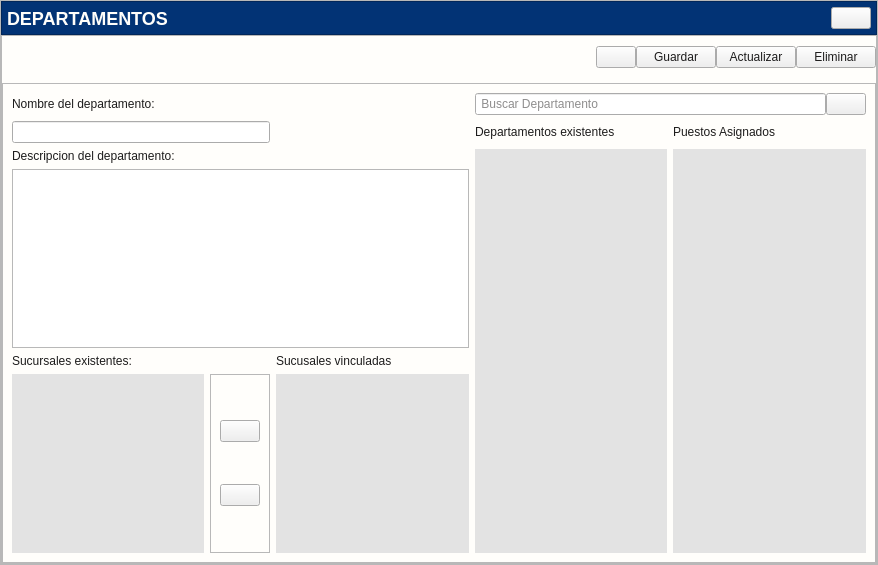
<?xml version="1.0" encoding="UTF-8"?>
<ui version="4.0">
 <class>Control_departamentos</class>
 <widget class="QWidget" name="Control_departamentos">
  <property name="geometry">
   <rect>
    <x>0</x>
    <y>0</y>
    <width>878</width>
    <height>565</height>
   </rect>
  </property>
  <property name="windowTitle">
   <string>Form</string>
  </property>
  <property name="styleSheet">
   <string notr="true">*{color: #1d1c1c;}
#Control_departamentos{
background: #fffefb;
}
[objectName*=&quot;contenedor&quot;]{
background: #fffefb;
border:none;
}
#contenedor_encabezado{
background: #023375;
}
#etiquetaTituloEncabezado{
color: #fffefb;
font-size:18px;
font-weight:bold;
font-family:Arial;
}
[objectName*=&quot;etiqueta_&quot;]{
color: #1d1c1c;
font-size:14px;
font-weight:bold;
font-family:Arial;
}
#etiqueta_buscardepartamento{
max-width:25px;
max-height:25px;
width:25px;
height:25px;
}
[objectName*=&quot;etiquetasubtitulo_&quot;]{
color: #1d1c1c;
font-size:15px;
font-weight:bold;
font-family:Arial;
}
[objectName*=&quot;btn_btn_&quot;]{
color:#fffefb;
font-size:14px;
font-family:Arial;
font-weight:bold;
background: #023375;
border:none;
border-radius: 5px;
padding-left:5px;
padding-right: 5px;
height:25px;
margin-left: 3px;
margin-right:3px;
}
[objectName*=&quot;btn_btn_&quot;]:hover{
background: #2196F3;
}
#btn_btn_eliminar:hover{
background:#EE1D52;
}
[objectName*=&quot;txt_&quot;]{
background: #F5F5F5;
font-size: 12px;
border: none;
border-radius: 5px;
border-bottom: 1px solid #1d1c1c;
font-family:Arial;
}
[objectName*=&quot;txt_&quot;]:focus{
background: #F5F5F5;
border-bottom: 2px solid #023375;
}
[objectName*=&quot;txtlargo_&quot;]{
background: #F5F5F5;
font-size: 12px;
border: none;
border-radius: 5px;
border-bottom: 1px solid #1d1c1c;
font-family:Arial;
height: 100px;
max-height: 100px;
}
[objectName*=&quot;txtlargo_&quot;]:focus{
background: #F5F5F5;
border-bottom: 2px solid #023375;
}
QListWidget {
    font-family: Arial;
    font-size: 14px;
	background: #E3E3E3;
border:none;
}
/* Barra vertical */
QListWidget::vertical-scrollbar {
    border: 1px solid gray;
    background: #023375;
    width: 10px;  /* Tamaño de la barra vertical */
    border-radius: 4px;
}

/* Manejador de la barra vertical */
QListWidget::vertical-scrollbar::handle {
    background: #023375;  /* Color del &quot;manejador&quot; */
    min-height: 20px;  /* Altura mínima del manejador */
    border-radius: 4px;
}

/* Barra horizontal */
QListWidget::horizontal-scrollbar {
    background: #023375;
    height: 10px;  /* Tamaño de la barra horizontal */
    border-radius: 4px;
}

/* Manejador de la barra horizontal */
QListWidget::horizontal-scrollbar::handle {
    background: #023375;  /* Color del &quot;manejador&quot; */
    height: 10px;  /* Altura del manejador horizontal */
    border-radius: 4px;
}
</string>
  </property>
  <layout class="QGridLayout" name="gridLayout_6">
   <property name="leftMargin">
    <number>0</number>
   </property>
   <property name="topMargin">
    <number>0</number>
   </property>
   <property name="rightMargin">
    <number>0</number>
   </property>
   <property name="bottomMargin">
    <number>0</number>
   </property>
   <property name="spacing">
    <number>0</number>
   </property>
   <item row="0" column="0">
    <widget class="QFrame" name="frame">
     <property name="frameShape">
      <enum>QFrame::Shape::StyledPanel</enum>
     </property>
     <property name="frameShadow">
      <enum>QFrame::Shadow::Raised</enum>
     </property>
     <layout class="QGridLayout" name="gridLayout">
      <property name="leftMargin">
       <number>0</number>
      </property>
      <property name="topMargin">
       <number>0</number>
      </property>
      <property name="rightMargin">
       <number>0</number>
      </property>
      <property name="bottomMargin">
       <number>0</number>
      </property>
      <property name="spacing">
       <number>0</number>
      </property>
      <item row="0" column="0">
       <widget class="QFrame" name="contenedor_encabezado">
        <property name="frameShape">
         <enum>QFrame::Shape::StyledPanel</enum>
        </property>
        <property name="frameShadow">
         <enum>QFrame::Shadow::Raised</enum>
        </property>
        <layout class="QHBoxLayout" name="horizontalLayout">
         <property name="spacing">
          <number>5</number>
         </property>
         <property name="leftMargin">
          <number>5</number>
         </property>
         <property name="topMargin">
          <number>5</number>
         </property>
         <property name="rightMargin">
          <number>5</number>
         </property>
         <property name="bottomMargin">
          <number>5</number>
         </property>
         <item>
          <widget class="QLabel" name="etiquetaTituloEncabezado">
           <property name="text">
            <string>DEPARTAMENTOS</string>
           </property>
          </widget>
         </item>
         <item>
          <spacer name="horizontalSpacer_3">
           <property name="orientation">
            <enum>Qt::Orientation::Horizontal</enum>
           </property>
           <property name="sizeHint" stdset="0">
            <size>
             <width>692</width>
             <height>20</height>
            </size>
           </property>
          </spacer>
         </item>
         <item>
          <widget class="QPushButton" name="btn_cerrar">
           <property name="cursor">
            <cursorShape>PointingHandCursor</cursorShape>
           </property>
           <property name="text">
            <string/>
           </property>
           <property name="icon">
            <iconset resource="../../Source/ibootstrap.qrc">
             <normaloff>:/Icons/Bootstrap/x-lg.svg</normaloff>:/Icons/Bootstrap/x-lg.svg</iconset>
           </property>
          </widget>
         </item>
        </layout>
       </widget>
      </item>
      <item row="1" column="0">
       <widget class="QFrame" name="contenedor">
        <property name="frameShape">
         <enum>QFrame::Shape::StyledPanel</enum>
        </property>
        <property name="frameShadow">
         <enum>QFrame::Shadow::Raised</enum>
        </property>
        <layout class="QGridLayout" name="gridLayout_2">
         <property name="leftMargin">
          <number>0</number>
         </property>
         <property name="topMargin">
          <number>10</number>
         </property>
         <property name="rightMargin">
          <number>0</number>
         </property>
         <property name="bottomMargin">
          <number>0</number>
         </property>
         <property name="horizontalSpacing">
          <number>0</number>
         </property>
         <property name="verticalSpacing">
          <number>15</number>
         </property>
         <item row="0" column="5">
          <widget class="QPushButton" name="btn_btn_eliminar">
           <property name="cursor">
            <cursorShape>PointingHandCursor</cursorShape>
           </property>
           <property name="text">
            <string>Eliminar</string>
           </property>
           <property name="icon">
            <iconset resource="../../Source/iconosSVG.qrc">
             <normaloff>:/iconosBlancos/Icons/iconos/Blanco/eliminar_blanco.svg</normaloff>:/iconosBlancos/Icons/iconos/Blanco/eliminar_blanco.svg</iconset>
           </property>
           <property name="iconSize">
            <size>
             <width>24</width>
             <height>24</height>
            </size>
           </property>
          </widget>
         </item>
         <item row="0" column="3">
          <widget class="QPushButton" name="btn_btn_guardar">
           <property name="cursor">
            <cursorShape>PointingHandCursor</cursorShape>
           </property>
           <property name="text">
            <string>Guardar</string>
           </property>
           <property name="icon">
            <iconset resource="../../Source/iconosSVG.qrc">
             <normaloff>:/iconosBlancos/Icons/iconos/Blanco/guardar_blanco.svg</normaloff>:/iconosBlancos/Icons/iconos/Blanco/guardar_blanco.svg</iconset>
           </property>
           <property name="iconSize">
            <size>
             <width>24</width>
             <height>24</height>
            </size>
           </property>
          </widget>
         </item>
         <item row="0" column="4">
          <widget class="QPushButton" name="btn_btn_actualizar">
           <property name="cursor">
            <cursorShape>PointingHandCursor</cursorShape>
           </property>
           <property name="text">
            <string>Actualizar</string>
           </property>
           <property name="icon">
            <iconset resource="../../Source/iconosSVG.qrc">
             <normaloff>:/iconosBlancos/Icons/iconos/Blanco/actualizar_blanco.svg</normaloff>:/iconosBlancos/Icons/iconos/Blanco/actualizar_blanco.svg</iconset>
           </property>
           <property name="iconSize">
            <size>
             <width>24</width>
             <height>24</height>
            </size>
           </property>
          </widget>
         </item>
         <item row="0" column="1">
          <spacer name="horizontalSpacer">
           <property name="orientation">
            <enum>Qt::Orientation::Horizontal</enum>
           </property>
           <property name="sizeHint" stdset="0">
            <size>
             <width>40</width>
             <height>20</height>
            </size>
           </property>
          </spacer>
         </item>
         <item row="1" column="0" colspan="7">
          <widget class="QFrame" name="contenedor_formulario">
           <property name="frameShape">
            <enum>QFrame::Shape::StyledPanel</enum>
           </property>
           <property name="frameShadow">
            <enum>QFrame::Shadow::Raised</enum>
           </property>
           <layout class="QGridLayout" name="gridLayout_5">
            <item row="0" column="0">
             <widget class="QLabel" name="etiqueta_nombredepartamento">
              <property name="text">
               <string>Nombre del departamento:</string>
              </property>
             </widget>
            </item>
            <item row="0" column="2">
             <spacer name="horizontalSpacer_2">
              <property name="orientation">
               <enum>Qt::Orientation::Horizontal</enum>
              </property>
              <property name="sizeHint" stdset="0">
               <size>
                <width>40</width>
                <height>20</height>
               </size>
              </property>
             </spacer>
            </item>
            <item row="1" column="4">
             <widget class="QLabel" name="etiquetasubtitulo_departamentosexistentes">
              <property name="text">
               <string>Departamentos existentes</string>
              </property>
             </widget>
            </item>
            <item row="1" column="5">
             <widget class="QLabel" name="etiquetasubtitulo_puestosasignados">
              <property name="text">
               <string>Puestos Asignados</string>
              </property>
             </widget>
            </item>
            <item row="2" column="0" colspan="2">
             <widget class="QLabel" name="etiqueta_descripciondepartamento">
              <property name="text">
               <string>Descripcion del departamento:</string>
              </property>
             </widget>
            </item>
            <item row="2" column="4" rowspan="4">
             <widget class="QListWidget" name="lista_departamentosexistentes"/>
            </item>
            <item row="2" column="5" rowspan="4">
             <widget class="QListWidget" name="lista_puestosasignados"/>
            </item>
            <item row="3" column="0" colspan="4">
             <widget class="QPlainTextEdit" name="txtlargo_descripciondepartamento">
              <property name="cursor" stdset="0">
               <cursorShape>IBeamCursor</cursorShape>
              </property>
             </widget>
            </item>
            <item row="4" column="0">
             <widget class="QLabel" name="etiquetasubtitulo_sucursalesexistentes">
              <property name="text">
               <string>Sucursales existentes:</string>
              </property>
             </widget>
            </item>
            <item row="4" column="2" colspan="2">
             <widget class="QLabel" name="etiquetasubtitulo_sucursalesvinculadas">
              <property name="text">
               <string>Sucusales vinculadas</string>
              </property>
              <property name="wordWrap">
               <bool>true</bool>
              </property>
             </widget>
            </item>
            <item row="5" column="0">
             <widget class="QListWidget" name="lista_sucursalesexistentes"/>
            </item>
            <item row="5" column="1">
             <widget class="QFrame" name="contenedor_botonesvincular">
              <property name="frameShape">
               <enum>QFrame::Shape::StyledPanel</enum>
              </property>
              <property name="frameShadow">
               <enum>QFrame::Shadow::Raised</enum>
              </property>
              <layout class="QGridLayout" name="gridLayout_3">
               <item row="0" column="0">
                <widget class="QPushButton" name="btn_btn_vincular">
                 <property name="cursor">
                  <cursorShape>PointingHandCursor</cursorShape>
                 </property>
                 <property name="toolTip">
                  <string>Vincular</string>
                 </property>
                 <property name="text">
                  <string/>
                 </property>
                 <property name="icon">
                  <iconset resource="../../Source/iconosSVG.qrc">
                   <normaloff>:/iconosBlancos/Icons/iconos/Blanco/flecha_derecha_blanco.svg</normaloff>:/iconosBlancos/Icons/iconos/Blanco/flecha_derecha_blanco.svg</iconset>
                 </property>
                 <property name="iconSize">
                  <size>
                   <width>24</width>
                   <height>24</height>
                  </size>
                 </property>
                </widget>
               </item>
               <item row="1" column="0">
                <widget class="QPushButton" name="btn_btn_desvincular">
                 <property name="cursor">
                  <cursorShape>PointingHandCursor</cursorShape>
                 </property>
                 <property name="toolTip">
                  <string>Desvincular</string>
                 </property>
                 <property name="text">
                  <string/>
                 </property>
                 <property name="icon">
                  <iconset resource="../../Source/iconosSVG.qrc">
                   <normaloff>:/iconosBlancos/Icons/iconos/Blanco/flecha_izquierda_blanco.svg</normaloff>:/iconosBlancos/Icons/iconos/Blanco/flecha_izquierda_blanco.svg</iconset>
                 </property>
                 <property name="iconSize">
                  <size>
                   <width>24</width>
                   <height>24</height>
                  </size>
                 </property>
                </widget>
               </item>
              </layout>
             </widget>
            </item>
            <item row="5" column="2" colspan="2">
             <widget class="QListWidget" name="lista_sucursalesvinculadas"/>
            </item>
            <item row="1" column="0" colspan="2">
             <widget class="QLineEdit" name="txt_nombredepartamento"/>
            </item>
            <item row="0" column="4" colspan="2">
             <layout class="QGridLayout" name="gridLayout_4">
              <property name="spacing">
               <number>0</number>
              </property>
              <item row="0" column="0">
               <widget class="QLineEdit" name="txt_buscardepartamento">
                <property name="placeholderText">
                 <string> Buscar Departamento</string>
                </property>
               </widget>
              </item>
              <item row="0" column="1">
               <widget class="QPushButton" name="btn_btn_buscar_departamento">
                <property name="text">
                 <string/>
                </property>
                <property name="icon">
                 <iconset resource="../../Source/iconosSVG.qrc">
                  <normaloff>:/iconosBlancos/Icons/iconos/Blanco/buscar_filas_blanco.svg</normaloff>:/iconosBlancos/Icons/iconos/Blanco/buscar_filas_blanco.svg</iconset>
                </property>
               </widget>
              </item>
             </layout>
            </item>
           </layout>
          </widget>
         </item>
         <item row="0" column="2">
          <widget class="QPushButton" name="btn_btn_limpiar">
           <property name="cursor">
            <cursorShape>PointingHandCursor</cursorShape>
           </property>
           <property name="text">
            <string/>
           </property>
           <property name="icon">
            <iconset resource="../../Source/iconsdvg.qrc">
             <normaloff>:/Icons/IconosSVG/borrador.png</normaloff>:/Icons/IconosSVG/borrador.png</iconset>
           </property>
           <property name="iconSize">
            <size>
             <width>25</width>
             <height>25</height>
            </size>
           </property>
          </widget>
         </item>
        </layout>
       </widget>
      </item>
     </layout>
    </widget>
   </item>
  </layout>
 </widget>
 <tabstops>
  <tabstop>txt_nombredepartamento</tabstop>
  <tabstop>txtlargo_descripciondepartamento</tabstop>
  <tabstop>btn_btn_vincular</tabstop>
  <tabstop>btn_btn_desvincular</tabstop>
  <tabstop>lista_sucursalesexistentes</tabstop>
  <tabstop>lista_sucursalesvinculadas</tabstop>
  <tabstop>txt_buscardepartamento</tabstop>
  <tabstop>lista_departamentosexistentes</tabstop>
  <tabstop>lista_puestosasignados</tabstop>
  <tabstop>btn_btn_guardar</tabstop>
  <tabstop>btn_btn_actualizar</tabstop>
  <tabstop>btn_btn_eliminar</tabstop>
 </tabstops>
 <resources>
  <include location="../../Source/iconsdvg.qrc"/>
  <include location="../../Source/ibootstrap.qrc"/>
  <include location="../../Source/iconosSVG.qrc"/>
 </resources>
 <connections/>
</ui>
